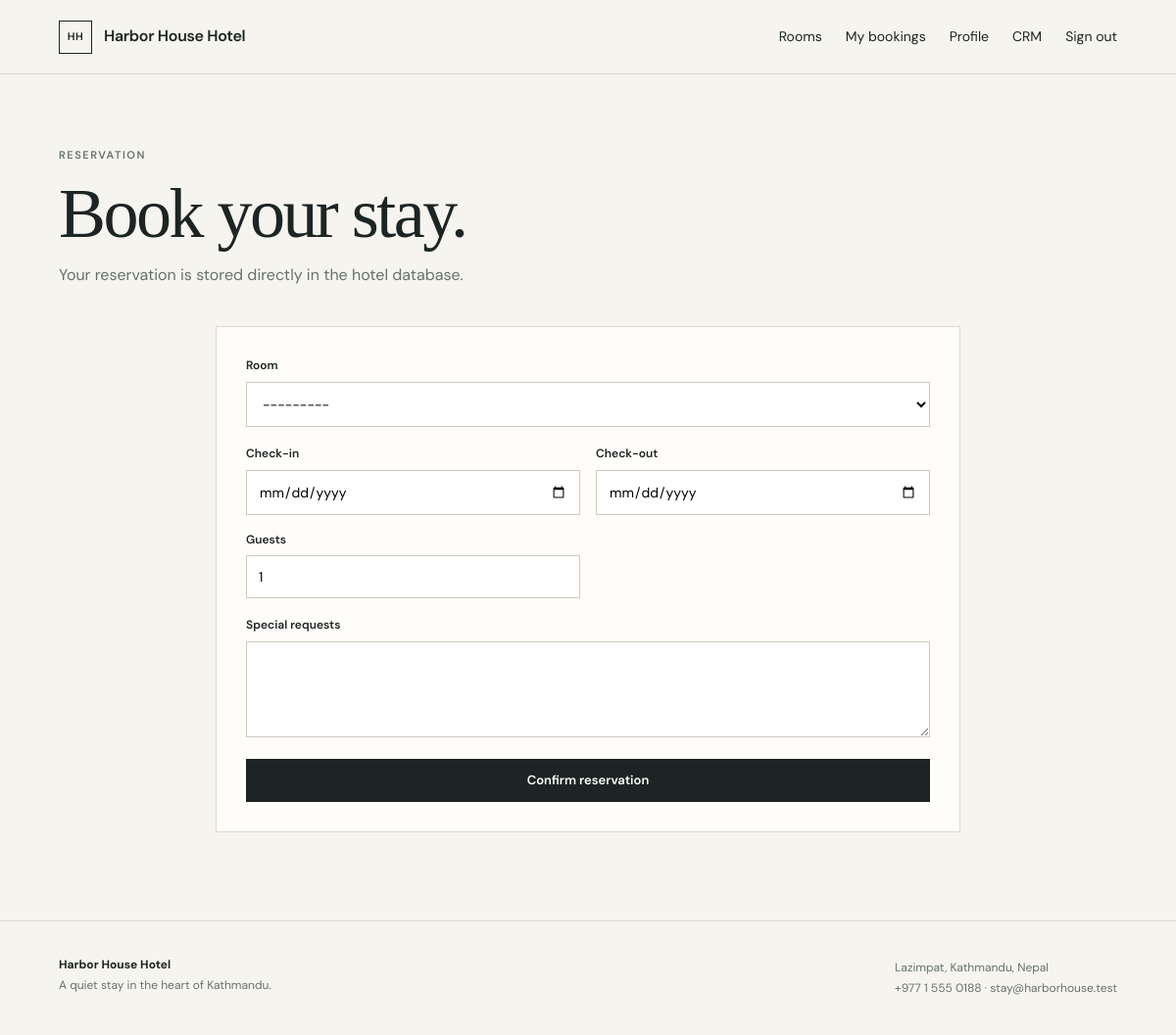
Page /book/ (signed in) on the committed database.
### hotel/models.py (models this page shows, shortened)
class HotelProfile(models.Model):
    name = models.CharField(max_length=160)
    tagline = models.CharField(max_length=240, blank=True)
    about = models.TextField(blank=True)
    phone = models.CharField(max_length=80, blank=True)
    email = models.EmailField(blank=True)
    address = models.CharField(max_length=240, blank=True)
    check_in_time = models.TimeField(default="14:00")
    check_out_time = models.TimeField(default="11:00")

### hotel/views.py (the view, shortened to what this page needs)
# urls.py: path("book/", views.booking_create, name="booking_create"),
@login_required
def booking_create(request):
    guest = get_object_or_404(GuestProfile, user=request.user)
    form = BookingForm(request.POST or None)
    return render(request, "hotel/booking_form.html", {
        **hotel_context(),
        "form": form,
    })

### hotel/forms.py (shortened to what this page needs)
class BookingForm(forms.ModelForm):
    class Meta:
        model = Booking
        fields = ("room", "check_in", "check_out", "guests", "special_requests")
        widgets = {
            "check_in": forms.DateInput(attrs={"type": "date"}),
            "check_out": forms.DateInput(attrs={"type": "date"}),
            "special_requests": forms.Textarea(attrs={"rows": 4}),
        }

### hotel/models.py (called while the page is built)
    def __str__(self):
        return f"{self.number} · {self.room_type.name}"

### hotel/views.py (called while the page is built)
def hotel_context():
    return {"hotel": HotelProfile.objects.first()}

### templates/hotel/booking_form.html (shortened to what this page needs)
{% extends "base.html" %}
{% block content %}
<section class="page-heading compact">
  <p class="eyebrow">RESERVATION</p>
  <h1>Book your stay.</h1>
  <p>Your reservation is stored directly in the hotel database.</p>
</section>
<form class="form-panel booking-form" method="post">
  <label>Room {{ form.room }}</label>
  <div class="form-grid">
    <label>Check-in {{ form.check_in }}</label>
    <label>Check-out {{ form.check_out }}</label>
    <label>Guests {{ form.guests }}</label>
  </div>
  <label>Special requests {{ form.special_requests }}</label>
  <button class="button button-dark" type="submit">Confirm reservation</button>
</form>
{% endblock %}

### templates/base.html (shortened to what this page needs)
{% load static %}
<!doctype html>
<html lang="en">
<head>
  <link rel="stylesheet" href="{% static 'css/site.css' %}?v=1.2">
</head>
<body>
<header class="site-header">
  <a class="brand" href="{% url 'home' %}">
    <span class="brand-mark">HH</span>
    <span>{{ hotel.name|default:"Hotel" }}</span>
  </a>
  <nav>
    <a href="{% url 'rooms' %}">Rooms</a>
    {% if request.user.is_authenticated %}
      <a href="{% url 'my_bookings' %}">My bookings</a>
      <a href="{% url 'profile' %}">Profile</a>
      {% if request.user.is_staff %}<a href="{% url 'crm_dashboard' %}">CRM</a>{% endif %}
      <a href="{% url 'logout' %}">Sign out</a>
    {% else %}
      <a href="{% url 'login' %}">Sign in</a>
      <a class="nav-cta" href="{% url 'signup' %}">Create account</a>
    {% endif %}
  </nav>
</header>
<main>{% block content %}{% endblock %}</main>
<footer class="site-footer">
  <div>
    <strong>{{ hotel.name|default:"Hotel" }}</strong>
    <p>{{ hotel.tagline }}</p>
  </div>
  <div>
    <p>{{ hotel.address }}</p>
    <p>{{ hotel.phone }} · {{ hotel.email }}</p>
  </div>
</footer>
</body>
</html>

### static/css/site.css (style rules this page uses)
:root { --ink: #1c2523; --muted: #66716d; --paper: #f6f4ef; --panel: #fffdfa; --line: #ddd9d0; --accent: #a65d3f; --soft: #ece8df; --good: #356b4d; --warn: #9a6b27; --danger: #a24d4d; }
* { box-sizing: border-box }
body { margin: 0; background: var(--paper); color: var(--ink); font-family: "DM Sans", sans-serif; line-height: 1.55 }
a { color: inherit }
.site-header { height: 76px; border-bottom: 1px solid var(--line); display: flex; align-items: center; justify-content: space-between; padding: 0 5vw; background: rgba(246, 244, 239, .96); position: sticky; top: 0; z-index: 5 }
.brand { display: flex; gap: 12px; align-items: center; text-decoration: none; font-weight: 600; letter-spacing: -.02em }
.brand-mark { width: 34px; height: 34px; border: 1px solid var(--ink); display: grid; place-items: center; font-size: 11px; letter-spacing: .05em }
nav { display: flex; align-items: center; gap: 24px; font-size: 14px }
nav a { text-decoration: none }
main { min-height: calc(100vh - 180px) }
.eyebrow { font-size: 11px; letter-spacing: .14em; font-weight: 600; color: var(--muted); margin: 0 0 14px }
h1, h2, h3, p { margin-top: 0 }
.hero h1, .page-heading h1, .crm-header h1, .auth-intro h1 { font-family: "Playfair Display", serif; font-weight: 500; line-height: 1.05; letter-spacing: -.035em }
.button { display: inline-flex; justify-content: center; align-items: center; min-height: 44px; padding: 0 18px; text-decoration: none; border: 1px solid var(--ink); font: 600 13px "DM Sans", sans-serif; cursor: pointer }
.button-dark { background: var(--ink); color: #fff }
.hero-panel, .form-panel, .table-panel, .room-board, .profile-card { background: var(--panel); border: 1px solid var(--line) }
.page-heading, .crm-header { max-width: 1240px; margin: 0 auto; padding: 74px 5vw 48px }
.page-heading h1, .crm-header h1 { font-size: clamp(44px, 6vw, 72px); margin-bottom: 12px }
.page-heading p:not(.eyebrow), .crm-header p:not(.eyebrow) { color: var(--muted); max-width: 650px }
.compact { padding-bottom: 24px }
.form-panel { padding: 30px; display: flex; flex-direction: column; gap: 18px }
.form-panel label { font-size: 12px; font-weight: 600; display: flex; flex-direction: column; gap: 7px }
.form-panel input, .form-panel select, .form-panel textarea { font: 400 14px "DM Sans", sans-serif; padding: 12px; border: 1px solid #cfcac0; background: #fff }
.form-panel .button { margin-top: 4px }
.form-grid { display: grid; grid-template-columns: 1fr 1fr; gap: 16px }
.booking-form { max-width: 760px; margin: 0 auto 90px }
.site-footer { border-top: 1px solid var(--line); padding: 35px 5vw; display: flex; justify-content: space-between; color: var(--muted); font-size: 12px }
.site-footer strong { color: var(--ink) }
.site-footer p { margin: 3px 0 }

### rows in the picture
HotelProfile: name "Harbor House Hotel", tagline "A quiet stay in the heart of Kathmandu.", address "Lazimpat, Kathmandu, Nepal", phone "+977 1 555 0188", email "stay@harborhouse.test"
